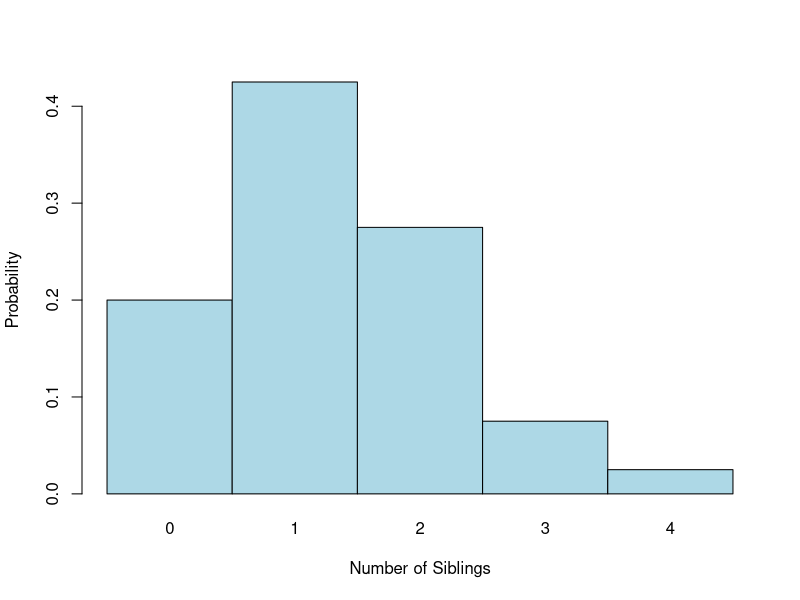
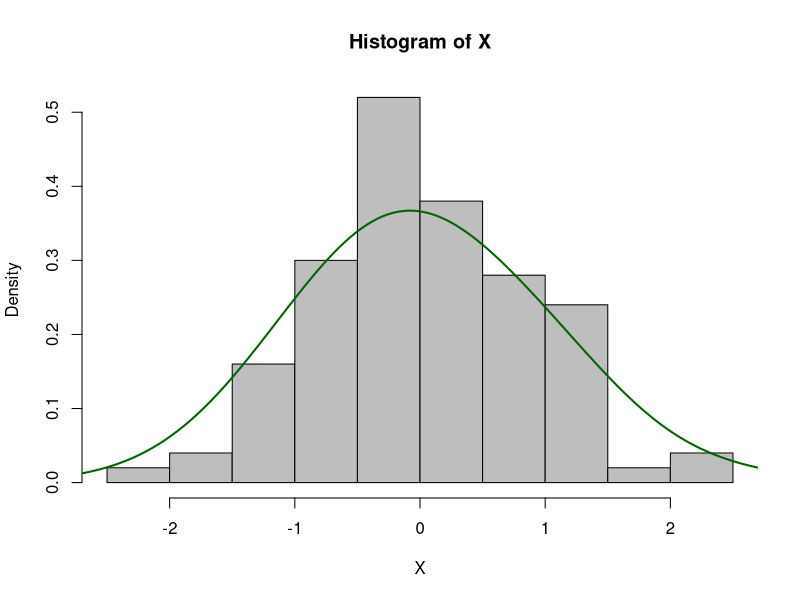
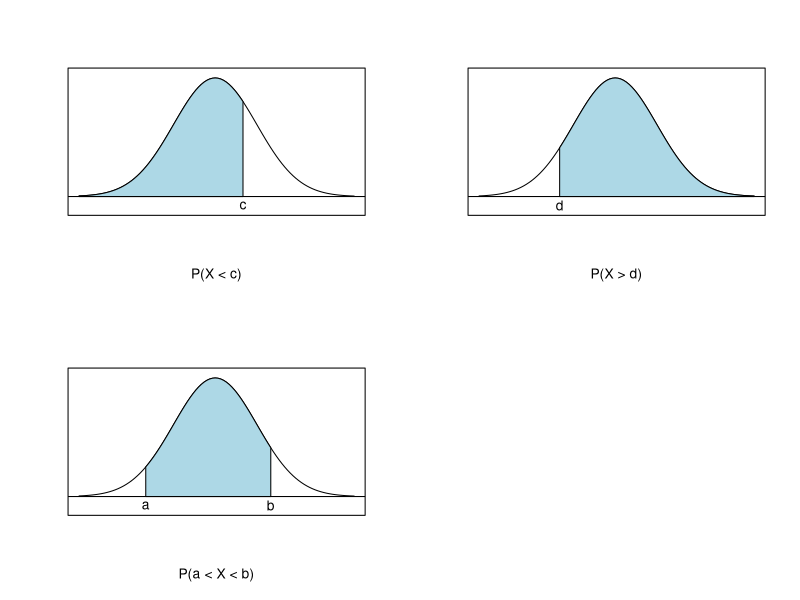
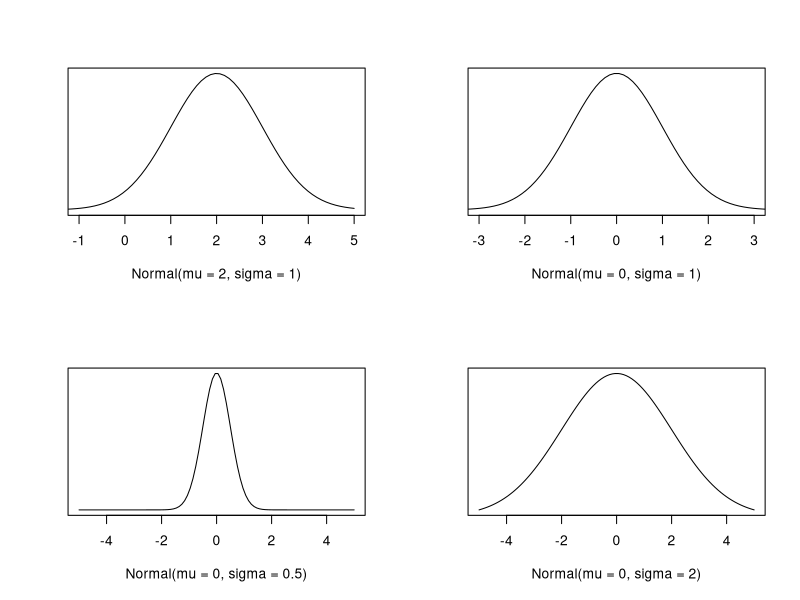
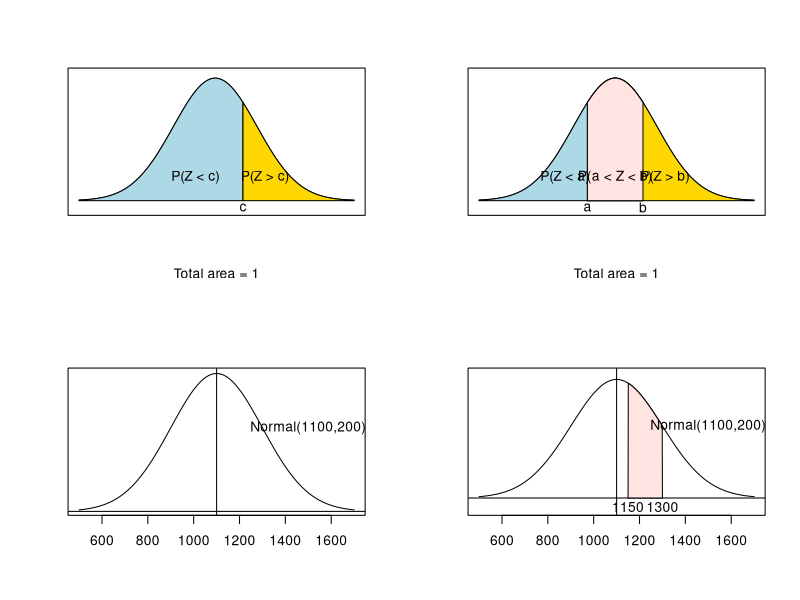
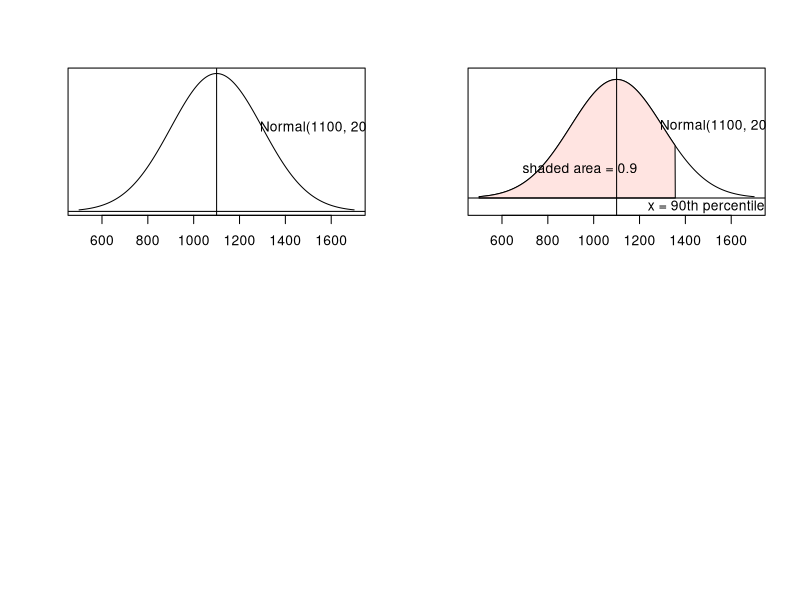

Here is the R script that generated these plots, in order:
## ---- chunk 1
barplot(c(0.2,0.425,0.275,0.075,0.025), space=0, col="lightblue",
        names.arg = c("0","1","2","3","4"),
        xlab="Number of Siblings",
        ylab = "Probability")
## ---- chunk 2
dbinom(x = 65, size = 100, prob = 0.66)
## ---- chunk 3
64:67
## ---- chunk 4
dbinom(x = 64:67, size = 100, prob = 0.66)
## ---- chunk 5
sum(
  dbinom(x = 64:67, size = 100, prob = 0.66)
)
## ---- chunk 6
set.seed(0)
X <- rnorm(100)
hist(X, prob=TRUE, col="grey")# prob=TRUE for probabilities not counts
lines(density(X, adjust=2), col="darkgreen", lwd=2) 
## ---- chunk 7
par(mfrow=c(2,2))
x <- seq(1:100)
y <- dnorm(x,50,15)

x2 <- 60
plot(x,y,type='l', xaxt='n', yaxt='n', ylab="",xlab="P(X < c)", ylim=c(-0.003,max(y)+0.001))
polygon(x=c(x[c(min(x),min(x):x2,x2)]), y= c(0, y[min(x):x2], 0), col="lightblue"); abline(h=0)
text(x2, 0.-0.002, "c")

x1 <- 30
plot(x,y,type='l', xaxt='n', yaxt='n', ylab="",xlab="P(X > d)", ylim=c(-0.003,max(y)+0.001))
polygon(x=c(x[c(x1,x1:max(x),max(x))]), y= c(0, y[x1:max(x)], 0), col="lightblue"); abline(h=0)
text(x1, 0.-0.002, "d")

x1 <- 25; x2 <- 70
plot(x,y,type='l', xaxt='n', yaxt='n', ylab="",xlab="P(a < X < b)", ylim=c(-0.003,max(y)+0.001))
polygon(x=c(x[c(x1,x1:x2,x2)]), y= c(0, y[x1:x2], 0), col="lightblue"); abline(h=0)
text(x1, 0.-0.002, "a"); text(x2, 0.-0.002, "b")
## ---- chunk 8
par(mfrow=c(2,2))
x <- seq(-5,5,length.out=100)

y <- dnorm(x,2,1)
plot(x,y,type='l', xlim=c(-1,5), yaxt='n', ylab="", xlab="Normal(mu = 2, sigma = 1)")

y <- dnorm(x,0,1)
plot(x,y,type='l', xlim=c(-3,3), yaxt='n', ylab="", xlab="Normal(mu = 0, sigma = 1)")

y <- dnorm(x,0,0.5)
plot(x,y,type='l', xlim=c(-5,5), yaxt='n', ylab="", xlab="Normal(mu = 0, sigma = 0.5)")

y <- dnorm(x,0,2)
plot(x,y,type='l', xlim=c(-5,5), yaxt='n', ylab="", xlab="Normal(mu = 0, sigma = 2)")
## ---- chunk 9
x <- seq(1:100)
y <- dnorm(x,50,15)
x1 <- 60; x2 <- 60
plot(x,y,type='l', xaxt='n', yaxt='n', ylab="",xlab="Total area = 1", ylim=c(-0.002, max(y)+0.001)) 
polygon(x=c(x[c(min(x),min(x):x2,x2)]), y= c(0, y[min(x):x2], 0), col="lightblue")
polygon(x=c(x[c(x1,x1:max(x),max(x))]), y= c(0, y[x1:max(x)], 0), col="gold")
text(x=43,y=0.005,"P(Z < c)")
text(x=68,y=0.005,"P(Z > c)")
text(x=60,y=-0.0015,"c")
## ---- chunk 10
x <- seq(1:100)
y <- dnorm(x,50,15)
x1 <- 40; x2 <- 60
plot(x,y,type='l', xaxt='n', yaxt='n', ylab="",xlab="Total area = 1", ylim=c(-0.002, max(y)+0.001)) 
polygon(x=c(x[c(min(x),min(x):x2,x2)]), y= c(0, y[min(x):x2], 0), col="lightblue")
polygon(x=c(x[c(x1,x1:max(x),max(x))]), y= c(0, y[x1:max(x)], 0), col="gold")
polygon(x=c(x[c(x1,x1:x2,x2)]), y= c(0, y[x1:x2], 0), col="mistyrose")
text(x=32,y=0.005,"P(Z < a)")
text(x=50,y=0.005,"P(a < Z < b)")
text(x=68,y=0.005,"P(Z > b)")
text(x=40,y=-0.0015,"a");text(x=60,y=-0.0015,"b")
## ---- chunk 11
pnorm(1)
## ---- chunk 12
pnorm(-5)
## ---- chunk 13
x <- seq(500,1700)
y <- dnorm(x,1100,200)
x1 <- 1150; x2 <- 1300
plot(x,y,type='l', yaxt='n', ylab="",xlab="") #
abline(h=0); abline(v=1100); text(x=1500,y=0.0012,"Normal(1100,200)")
# polygon(x=c(x[x >= 1150 & x <= 1300]), y= c(0, y[x > 1150 & x < 1300], 0), col="mistyrose")
## ---- chunk 14
x <- seq(500,1700)
y <- dnorm(x,1100,200)
x1 <- 1150; x2 <- 1300
plot(x,y,type='l', yaxt='n', ylab="",xlab="", ylim=c(-0.0002, max(y)+0.0001)) #
abline(h=0); abline(v=1100)
polygon(x=c(x[x >= 1150 & x <= 1300]), y= c(0, y[x > 1150 & x < 1300], 0), col="mistyrose")
text(x=1500,y=0.0012,"Normal(1100,200)")
text(1150,-0.00015,"1150");text(1300,-0.00015,"1300")
## ---- chunk 15
pnorm(0.25)
pnorm(1)
## ---- chunk 16
x <- seq(500,1700)
y <- dnorm(x,1100,200)
x1 <- 1150; x2 <- 1300
plot(x,y,type='l', yaxt='n', ylab="",xlab="") #
abline(h=0); abline(v=1100)
text(x=1550,y=0.0012,"Normal(1100, 200)")
# polygon(x=c(x[x >= 1150 & x <= 1300]), y= c(0, y[x > 1150 & x < 1300], 0), col="mistyrose")
## ---- chunk 17
x <- seq(500,1700)
y <- dnorm(x,1100,200)
x1 <- 1100 + 200*qnorm(0.9)
plot(x,y,type='l', yaxt='n', ylab="",xlab="",ylim=c(-0.0002,max(y)+0.0001)) #
x.coord <- x[x < x1]
y.coord <- y[x < x1]
polygon(x=x.coord, y= c(0, y.coord[2:(length(y.coord)-1)], 0), col="mistyrose")
abline(h=0); abline(v=1100)
text(x=1550,y=0.0012,"Normal(1100, 200)")
text(x=940,y=0.0005,"shaded area = 0.9")
text(x=x1+135,y=-0.00015,"x = 90th percentile")
## ---- chunk 18
qnorm(0.9)
## ---- chunk 19
1100 + 1.281552*200
